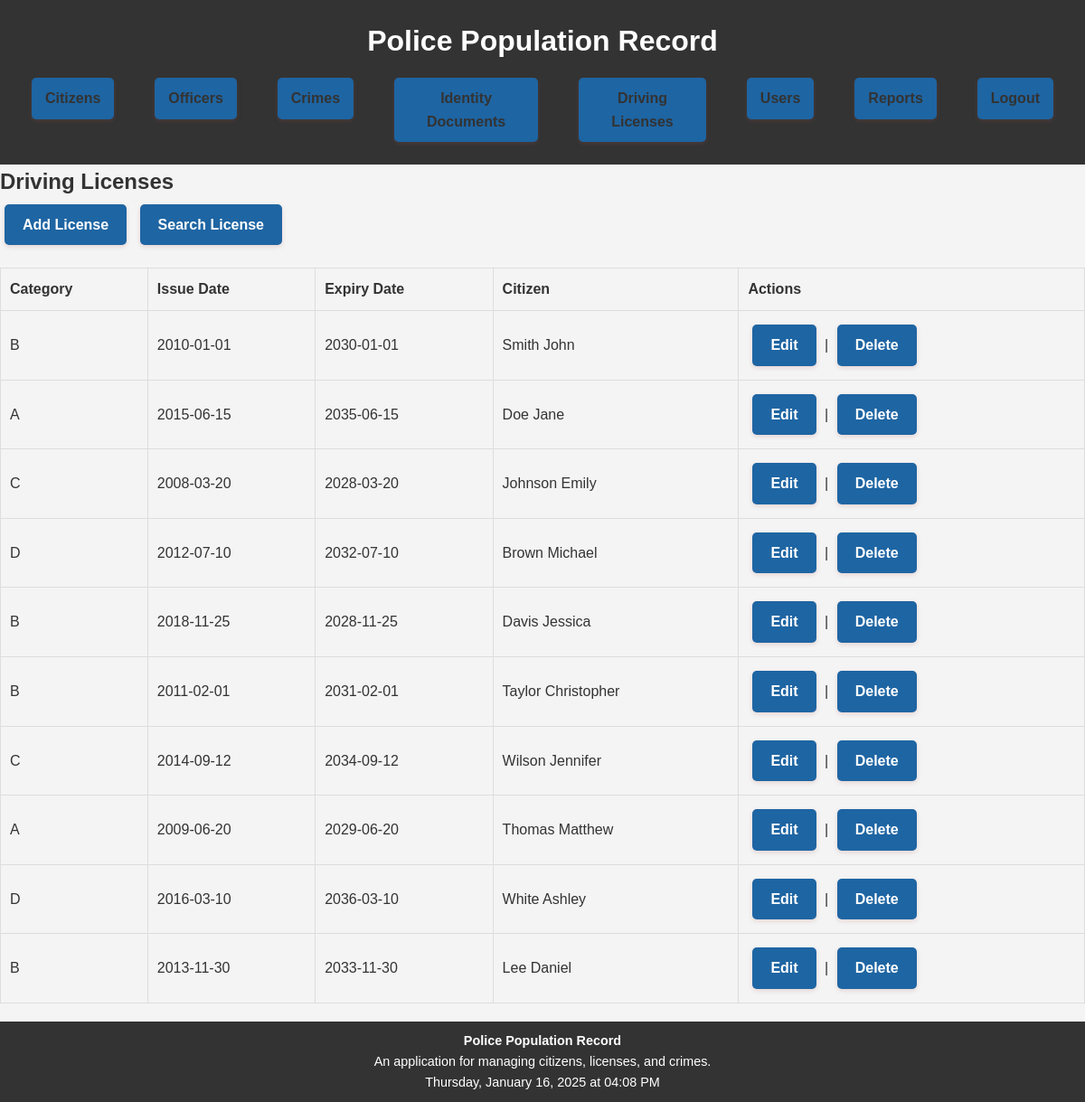
Page /pages/driving_licenses.php (signed in) on the committed database.
### tables this page shows
CREATE TABLE `driving_licenses` (
  `License_ID` int(11) NOT NULL,
  `Category` varchar(2) NOT NULL,
  `Issue_Date` date NOT NULL,
  `Expiry_Date` date NOT NULL,
  `Citizen_ID` int(11) DEFAULT NULL
);

### pages/driving_licenses.php (the view, shortened to what this page needs)
<?php
include '../config/database.php';
include '../includes/header.php';
$stmt = $conn->query("SELECT dl.License_ID, dl.Category, dl.Issue_Date, dl.Expiry_Date,
                             CONCAT(c.Last_Name, ' ', c.First_Name) AS Citizen_Name
                      FROM Driving_Licenses dl
                      LEFT JOIN Citizens c ON dl.Citizen_ID = c.Citizen_ID");
$licenses = $stmt->fetchAll(PDO::FETCH_ASSOC);
?>
<h2>Driving Licenses</h2>
<?php if ($_SESSION['role'] === 'Admin'): ?>
    <a href="driving_licenses_add.php">Add License</a>
<?php endif; ?>
<a href="driving_licenses_search.php">Search License</a>
<table border="1">
    <tr>
        <th>Category</th>
        <th>Issue Date</th>
        <th>Expiry Date</th>
        <th>Citizen</th>
        <?php if ($_SESSION['role'] === 'Admin'): ?>
            <th>Actions</th>
        <?php endif; ?>
    </tr>
    <?php foreach ($licenses as $license): ?>
        <tr>
            <td><?= htmlspecialchars($license['Category']); ?></td>
            <td><?= htmlspecialchars($license['Issue_Date']); ?></td>
            <td><?= htmlspecialchars($license['Expiry_Date']); ?></td>
            <td><?= htmlspecialchars($license['Citizen_Name']); ?></td>
            <?php if ($_SESSION['role'] === 'Admin'): ?>
                <td>
                    <a href="driving_licenses_edit.php?id=<?= $license['License_ID']; ?>">Edit</a> |
                    <a href="driving_licenses_delete.php?id=<?= $license['License_ID']; ?>" onclick="return confirm('Are you sure?');">Delete</a>
                </td>
            <?php endif; ?>
        </tr>
    <?php endforeach; ?>
</table>
<?php
include '../includes/footer.php';
?>

### assets/style.css (style rules this page uses)
* { margin: 0; padding: 0; box-sizing: border-box; }
body { font-family: Arial, sans-serif; line-height: 1.6; color: #333; background-color: #f4f4f4; }
a { display: inline-block; padding: 10px 20px; margin: 5px; font-size: 16px; font-weight: bold; color: #fff; background-color: #1e65a3; text-decoration: none; border-radius: 5px; box-shadow: 0 2px 5px rgba(167, 86, 86, 0.2); transition: background-color 0.3s ease, transform 0.3s ease; }
table { width: 100%; margin: 20px 0; border-collapse: collapse; }
table, th, td { border: 1px solid #ddd; }
th, td { padding: 10px; text-align: left; }
th { background-color: #f4f4f4; }

### rows in the picture
driving_licenses: Category "B", Issue_Date "2010-01-01", Expiry_Date "2030-01-01", Citizen_Name "Smith John"
driving_licenses: Category "A", Issue_Date "2015-06-15", Expiry_Date "2035-06-15", Citizen_Name "Doe Jane"
driving_licenses: Category "C", Issue_Date "2008-03-20", Expiry_Date "2028-03-20", Citizen_Name "Johnson Emily"
driving_licenses: Category "D", Issue_Date "2012-07-10", Expiry_Date "2032-07-10", Citizen_Name "Brown Michael"
driving_licenses: Category "B", Issue_Date "2018-11-25", Expiry_Date "2028-11-25", Citizen_Name "Davis Jessica"
driving_licenses: Category "B", Issue_Date "2011-02-01", Expiry_Date "2031-02-01", Citizen_Name "Taylor Christopher"
driving_licenses: Category "C", Issue_Date "2014-09-12", Expiry_Date "2034-09-12", Citizen_Name "Wilson Jennifer"
driving_licenses: Category "A", Issue_Date "2009-06-20", Expiry_Date "2029-06-20", Citizen_Name "Thomas Matthew"
driving_licenses: Category "D", Issue_Date "2016-03-10", Expiry_Date "2036-03-10", Citizen_Name "White Ashley"
driving_licenses: Category "B", Issue_Date "2013-11-30", Expiry_Date "2033-11-30", Citizen_Name "Lee Daniel"
